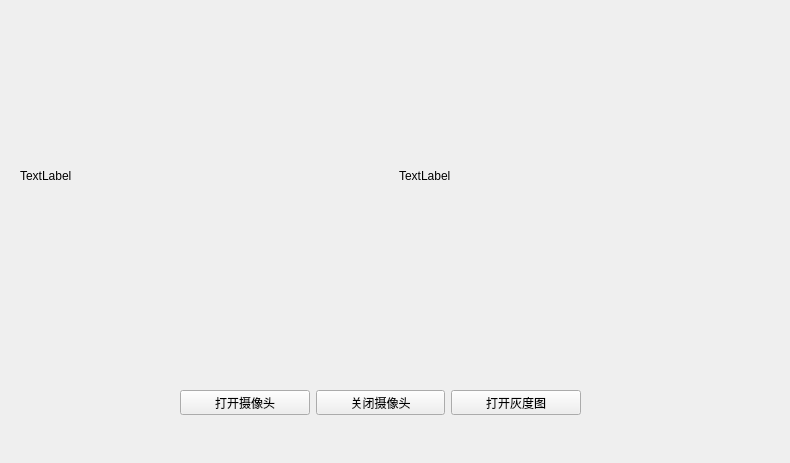
<?xml version="1.0" encoding="UTF-8"?>
<ui version="4.0">
 <class>Form</class>
 <widget class="QWidget" name="Form">
  <property name="geometry">
   <rect>
    <x>0</x>
    <y>0</y>
    <width>790</width>
    <height>463</height>
   </rect>
  </property>
  <property name="windowTitle">
   <string>Form</string>
  </property>
  <widget class="QWidget" name="layoutWidget">
   <property name="geometry">
    <rect>
     <x>20</x>
     <y>10</y>
     <width>751</width>
     <height>331</height>
    </rect>
   </property>
   <layout class="QHBoxLayout" name="horizontalLayout">
    <item>
     <widget class="QLabel" name="lbl_sourceImage">
      <property name="text">
       <string>TextLabel</string>
      </property>
     </widget>
    </item>
    <item>
     <widget class="QLabel" name="lbl_dealedImage">
      <property name="text">
       <string>TextLabel</string>
      </property>
     </widget>
    </item>
   </layout>
  </widget>
  <widget class="QWidget" name="layoutWidget">
   <property name="geometry">
    <rect>
     <x>180</x>
     <y>390</y>
     <width>401</width>
     <height>25</height>
    </rect>
   </property>
   <layout class="QHBoxLayout" name="horizontalLayout_2">
    <item>
     <widget class="QPushButton" name="btn_open">
      <property name="text">
       <string>打开摄像头</string>
      </property>
     </widget>
    </item>
    <item>
     <widget class="QPushButton" name="btn_close">
      <property name="text">
       <string>关闭摄像头</string>
      </property>
     </widget>
    </item>
    <item>
     <widget class="QPushButton" name="btn_openGarry">
      <property name="text">
       <string>打开灰度图</string>
      </property>
     </widget>
    </item>
   </layout>
  </widget>
 </widget>
 <resources/>
 <connections/>
</ui>
